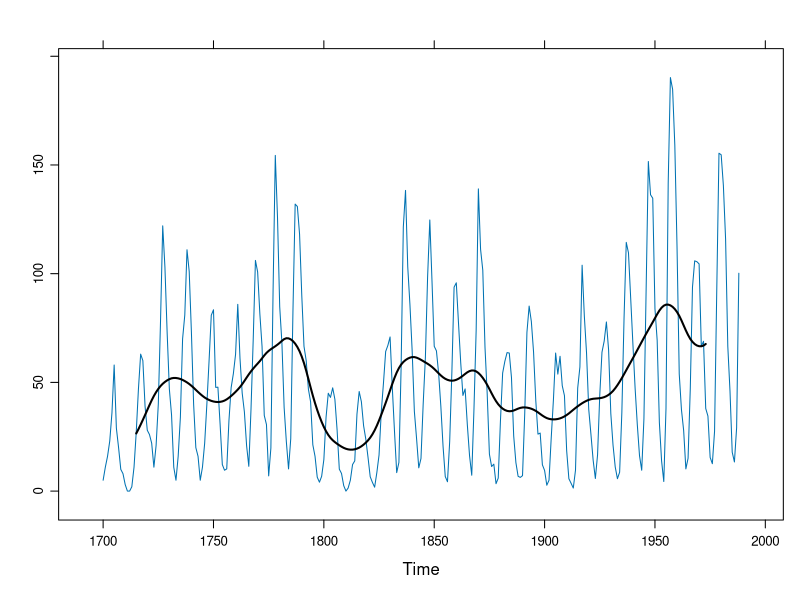
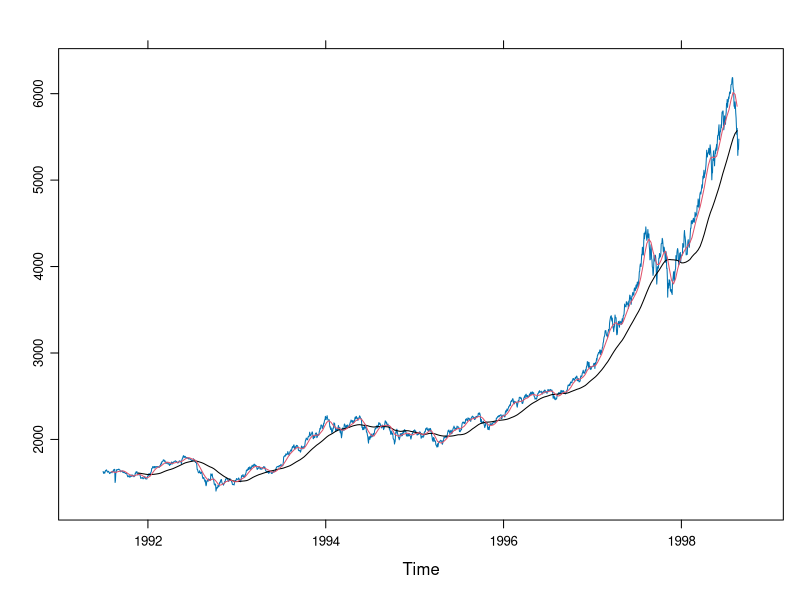
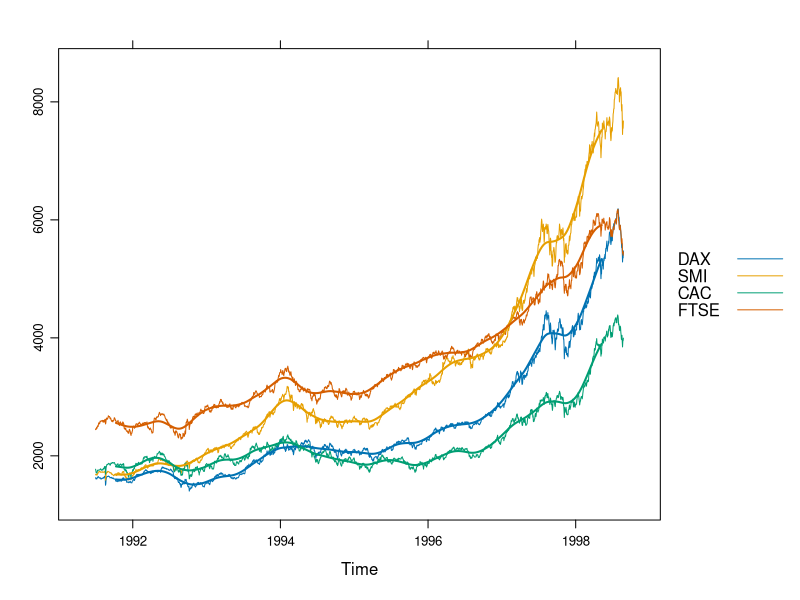
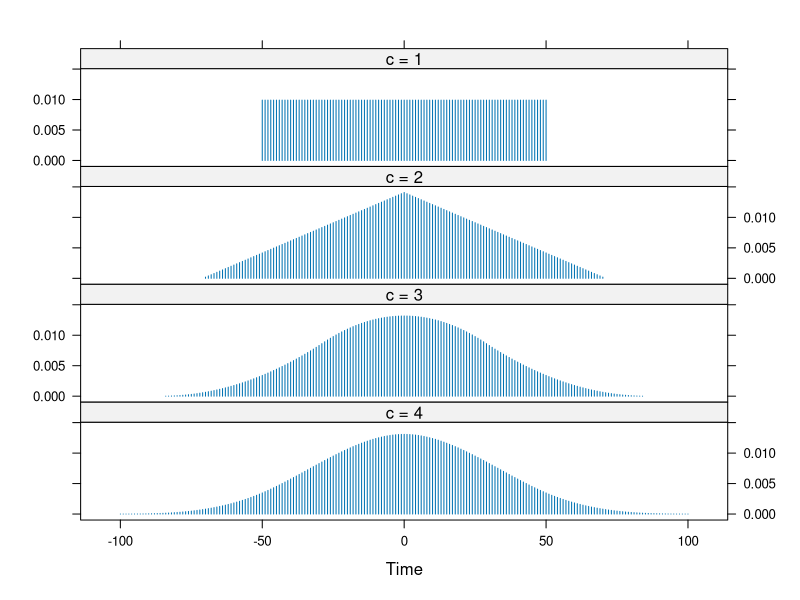

Write the R code that produced these figures, in order.
library(latticeExtra)


### Name: panel.tskernel
### Title: Calculate and plot smoothed time series.
### Aliases: panel.tskernel simpleSmoothTs simpleSmoothTs.default
###   simpleSmoothTs.zoo
### Keywords: dplot

### ** Examples

## a Gaussian-like filter (contrast with c = 1 or c = 2)
xyplot(sunspot.year) +
layer(panel.tskernel(x, y, width = 20, c = 3, col = 1, lwd = 2))

## example from ?kernel:
## long and short moving averages, backwards in time
xyplot(EuStockMarkets[,1]) +
  layer(panel.tskernel(x, y, width = 100, col = 1, sides = 1)) +
  layer(panel.tskernel(x, y, width = 20, col = 2, sides = 1))

## per group, with a triangular filter
xyplot(EuStockMarkets, superpose = TRUE) +
  glayer(panel.tskernel(..., width = 100, c = 2),
         theme = simpleTheme(lwd = 2))

## plot the actual kernels used; note adjustment of width
width = 100
kdat <- lapply(1:4, function(c) {
    k <- kernel("daniell", rep(floor(0.5*width / sqrt(c)), c))
    ## demonstrate that the effective bandwidth stays the same:
    message("c = ", c, ": effective bandwidth = ", bandwidth.kernel(k))
    ## represent the kernel as a time series, for plotting
    ts(k[-k$m:k$m], start = -k$m)
})
names(kdat) <- paste("c =", 1:4)
xyplot(do.call(ts.union, kdat), type = "h",
    scales = list(y = list(relation = "same")))
